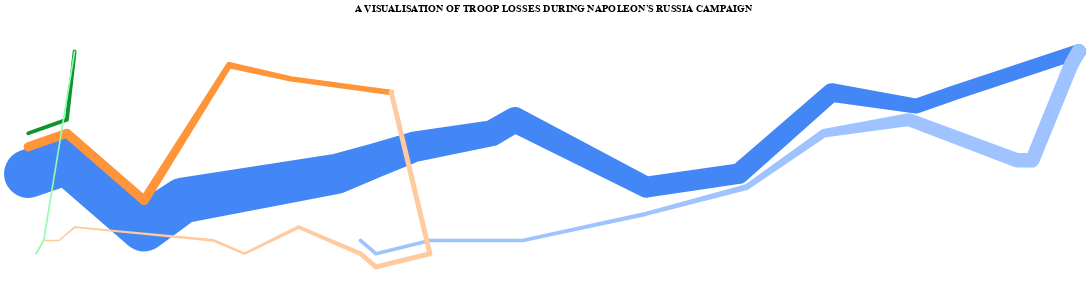

The notebook cell this image was saved under:
### Code cell
army_chart = div1_chart + div2_chart + div3_chart
army_chart

### Figure 1 — Vega-Lite specification as saved in the notebook (floating-point values rounded to 4 significant figures)
{"config": {"view": {"continuousWidth": 400, "continuousHeight": 300}}, "layer": [{"data": {"name": "data-0f0079365b977f2d9c02a859d88580f1"}, "mark": "trail", "encoding": {"color": {"value": "#4287f5"}, "detail": {"type": "quantitative", "field": "DIV"}, "latitude": {"field": "LATP", "type": "quantitative"}, "longitude": {"field": "LONP", "type": "quantitative"}, "size": {"type": "quantitative", "field": "SURV", "legend": null, "scale": {"range": [1, 60]}}, "tooltip": [{"type": "quantitative", "field": "DIV", "title": "Division"}, {"type": "quantitative", "field": "SURV", "title": "Survivors"}, {"type": "nominal", "field": "DIR", "title": "Direction"}, {"type": "quantitative", "field": "LONP", "title": "Longitude"}, {"type": "quantitative", "field": "LATP", "title": "Latitude"}]}, "height": 350, "title": "A VISUALISATION OF TROOP LOSSES DURING NAPOLEON’S RUSSIA CAMPAIGN", "width": 1300}, {"data": {"name": "data-be25f3f125547aee2cbfd3e5d807c71a"}, "mark": "trail", "encoding": {"color": {"value": "#9ec3ff"}, "detail": {"type": "quantitative", "field": "DIV"}, "latitude": {"field": "LATP", "type": "quantitative"}, "longitude": {"field": "LONP", "type": "quantitative"}, "size": {"type": "quantitative", "field": "SURV", "legend": null, "scale": {"range": [1, 60]}}, "tooltip": [{"type": "quantitative", "field": "DIV", "title": "Division"}, {"type": "quantitative", "field": "SURV", "title": "Survivors"}, {"type": "nominal", "field": "DIR", "title": "Direction"}, {"type": "quantitative", "field": "LONP", "title": "Longitude"}, {"type": "quantitative", "field": "LATP", "title": "Latitude"}]}, "height": 350, "title": "A VISUALISATION OF TROOP LOSSES DURING NAPOLEON’S RUSSIA CAMPAIGN", "width": 1300}, {"layer": [{"data": {"name": "data-199eac02c46db1311fbae3df525227f6"}, "mark": "trail", "encoding": {"color": {"value": "#ff9438"}, "detail": {"type": "quantitative", "field": "DIV"}, "latitude": {"field": "LATP", "type": "quantitative"}, "longitude": {"field": "LONP", "type": "quantitative"}, "size": {"type": "quantitative", "field": "SURV", "legend": null, "scale": {"range": [1, 60]}}, "tooltip": [{"type": "quantitative", "field": "DIV", "title": "Division"}, {"type": "quantitative", "field": "SURV", "title": "Survivors"}, {"type": "nominal", "field": "DIR", "title": "Direction"}, {"type": "quantitative", "field": "LONP", "title": "Longitude"}, {"type": "quantitative", "field": "LATP", "title": "Latitude"}]}, "height": 350, "title": "A VISUALISATION OF TROOP LOSSES DURING NAPOLEON’S RUSSIA CAMPAIGN", "width": 1300}, {"data": {"name": "data-0f3a90da2833a0677dcd4b2dd865d475"}, "mark": "trail", "encoding": {"color": {"value": "#ffcb9e"}, "detail": {"type": "quantitative", "field": "DIV"}, "latitude": {"field": "LATP", "type": "quantitative"}, "longitude": {"field": "LONP", "type": "quantitative"}, "size": {"type": "quantitative", "field": "SURV", "legend": null, "scale": {"range": [1, 60]}}, "tooltip": [{"type": "quantitative", "field": "DIV", "title": "Division"}, {"type": "quantitative", "field": "SURV", "title": "Survivors"}, {"type": "nominal", "field": "DIR", "title": "Direction"}, {"type": "quantitative", "field": "LONP", "title": "Longitude"}, {"type": "quantitative", "field": "LATP", "title": "Latitude"}]}, "height": 350, "title": "A VISUALISATION OF TROOP LOSSES DURING NAPOLEON’S RUSSIA CAMPAIGN", "width": 1300}]}, {"layer": [{"data": {"name": "data-ae55ba3c652a8b84865f6b3e8ca8b1f6"}, "mark": "trail", "encoding": {"color": {"value": "#0f9432"}, "detail": {"type": "quantitative", "field": "DIV"}, "latitude": {"field": "LATP", "type": "quantitative"}, "longitude": {"field": "LONP", "type": "quantitative"}, "size": {"type": "quantitative", "field": "SURV", "legend": null, "scale": {"range": [1, 60]}}, "tooltip": [{"type": "quantitative", "field": "DIV", "title": "Division"}, {"type": "quantitative", "field": "SURV", "title": "Survivors"}, {"type": "nominal", "field": "DIR", "title": "Direction"}, {"type": "quantitative", "field": "LONP", "title": "Longitude"}, {"type": "quantitative", "field": "LATP", "title": "Latitude"}]}, "height": 350, "title": "A VISUALISATION OF TROOP LOSSES DURING NAPOLEON’S RUSSIA CAMPAIGN", "width": 1300}, {"data": {"name": "data-b909b8e36c44e703f12595083cc00298"}, "mark": "trail", "encoding": {"color": {"value": "#92fcaf"}, "detail": {"type": "quantitative", "field": "DIV"}, "latitude": {"field": "LATP", "type": "quantitative"}, "longitude": {"field": "LONP", "type": "quantitative"}, "size": {"type": "quantitative", "field": "SURV", "legend": null, "scale": {"range": [1, 60]}}, "tooltip": [{"type": "quantitative", "field": "DIV", "title": "Division"}, {"type": "quantitative", "field": "SURV", "title": "Survivors"}, {"type": "nominal", "field": "DIR", "title": "Direction"}, {"type": "quantitative", "field": "LONP", "title": "Longitude"}, {"type": "quantitative", "field": "LATP", "title": "Latitude"}]}, "height": 350, "title": "A VISUALISATION OF TROOP LOSSES DURING NAPOLEON’S RUSSIA CAMPAIGN", "width": 1300}]}], "$schema": "https://vega.github.io/schema/vega-lite/v4.8.1.json", "datasets": {"data-0f0079365b977f2d9c02a859d88580f1": [{"LONP": 24.0, "LATP": 54.9, "SURV": 340000, "DIR": "A", "DIV": 1}, {"LONP": 24.5, "LATP": 55.0, "SURV": 340000, "DIR": "A", "DIV": 1}, {"LONP": 25.5, "LATP": 54.5, "SURV": 340000, "DIR": "A", "DIV": 1}, {"LONP": 26.0, "LATP": 54.7, "SURV": 320000, "DIR": "A", "DIV": 1}, {"LONP": 27.0, "LATP": 54.8, "SURV": 300000, "DIR": "A", "DIV": 1}, {"LONP": 28.0, "LATP": 54.9, "SURV": 280000, "DIR": "A", "DIV": 1}, {"LONP": 28.5, "LATP": 55.0, "SURV": 240000, "DIR": "A", "DIV": 1}, {"LONP": 29.0, "LATP": 55.1, "SURV": 210000, "DIR": "A", "DIV": 1}, {"LONP": 30.0, "LATP": 55.2, "SURV": 180000, "DIR": "A", "DIV": 1}, {"LONP": 30.3, "LATP": 55.3, "SURV": 175000, "DIR": "A", "DIV": 1}, {"LONP": 32.0, "LATP": 54.8, "SURV": 145000, "DIR": "A", "DIV": 1}, {"LONP": 33.2, "LATP": 54.9, "SURV": 140000, "DIR": "A", "DIV": 1}, {"LONP": 34.4, "LATP": 55.5, "SURV": 127100, "DIR": "A", "DIV": 1}, {"LONP": 35.5, "LATP": 55.4, "SURV": 100000, "DIR": "A", "DIV": 1}, {"LONP": 36.0, "LATP": 55.5, "SURV": 100000, "DIR": "A", "DIV": 1}, {"LONP": 37.6, "LATP": 55.8, "SURV": 100000, "DIR": "A", "DIV": 1}], "data-be25f3f125547aee2cbfd3e5d807c71a": [{"LONP": 37.6, "LATP": 55.8, "SURV": 100000, "DIR": "R", "DIV": 1}, {"LONP": 37.5, "LATP": 55.7, "SURV": 98000, "DIR": "R", "DIV": 1}, {"LONP": 37.0, "LATP": 55.0, "SURV": 97000, "DIR": "R", "DIV": 1}, {"LONP": 36.8, "LATP": 55.0, "SURV": 96000, "DIR": "R", "DIV": 1}, {"LONP": 35.4, "LATP": 55.3, "SURV": 87000, "DIR": "R", "DIV": 1}, {"LONP": 34.3, "LATP": 55.2, "SURV": 55000, "DIR": "R", "DIV": 1}, {"LONP": 33.3, "LATP": 54.8, "SURV": 37000, "DIR": "R", "DIV": 1}, {"LONP": 32.0, "LATP": 54.6, "SURV": 24000, "DIR": "R", "DIV": 1}, {"LONP": 30.4, "LATP": 54.4, "SURV": 20000, "DIR": "R", "DIV": 1}, {"LONP": 29.2, "LATP": 54.4, "SURV": 20000, "DIR": "R", "DIV": 1}, {"LONP": 28.5, "LATP": 54.3, "SURV": 20000, "DIR": "R", "DIV": 1}, {"LONP": 28.3, "LATP": 54.4, "SURV": 20000, "DIR": "R", "DIV": 1}], "data-199eac02c46db1311fbae3df525227f6": [{"LONP": 24.0, "LATP": 55.1, "SURV": 60000, "DIR": "A", "DIV": 2}, {"LONP": 24.5, "LATP": 55.2, "SURV": 60000, "DIR": "A", "DIV": 2}, {"LONP": 25.5, "LATP": 54.7, "SURV": 60000, "DIR": "A", "DIV": 2}, {"LONP": 26.6, "LATP": 55.7, "SURV": 40000, "DIR": "A", "DIV": 2}, {"LONP": 27.4, "LATP": 55.6, "SURV": 33000, "DIR": "A", "DIV": 2}, {"LONP": 28.7, "LATP": 55.5, "SURV": 33000, "DIR": "A", "DIV": 2}], "data-0f3a90da2833a0677dcd4b2dd865d475": [{"LONP": 28.7, "LATP": 55.5, "SURV": 30000, "DIR": "R", "DIV": 2}, {"LONP": 29.2, "LATP": 54.3, "SURV": 30000, "DIR": "R", "DIV": 2}, {"LONP": 28.5, "LATP": 54.2, "SURV": 30000, "DIR": "R", "DIV": 2}, {"LONP": 28.3, "LATP": 54.3, "SURV": 28000, "DIR": "R", "DIV": 2}, {"LONP": 27.5, "LATP": 54.5, "SURV": 20000, "DIR": "R", "DIV": 2}, {"LONP": 26.8, "LATP": 54.3, "SURV": 12000, "DIR": "R", "DIV": 2}, {"LONP": 26.4, "LATP": 54.4, "SURV": 14000, "DIR": "R", "DIV": 2}, {"LONP": 24.6, "LATP": 54.5, "SURV": 8000, "DIR": "R", "DIV": 2}, {"LONP": 24.4, "LATP": 54.4, "SURV": 4000, "DIR": "R", "DIV": 2}, {"LONP": 24.2, "LATP": 54.4, "SURV": 4000, "DIR": "R", "DIV": 2}, {"LONP": 24.1, "LATP": 54.3, "SURV": 4000, "DIR": "R", "DIV": 2}], "data-ae55ba3c652a8b84865f6b3e8ca8b1f6": [{"LONP": 24.0, "LATP": 55.2, "SURV": 22000, "DIR": "A", "DIV": 3}, {"LONP": 24.5, "LATP": 55.3, "SURV": 22000, "DIR": "A", "DIV": 3}, {"LONP": 24.6, "LATP": 55.8, "SURV": 22000, "DIR": "A", "DIV": 3}], "data-b909b8e36c44e703f12595083cc00298": [{"LONP": 24.6, "LATP": 55.8, "SURV": 6000, "DIR": "R", "DIV": 3}, {"LONP": 24.2, "LATP": 54.4, "SURV": 6000, "DIR": "R", "DIV": 3}, {"LONP": 24.1, "LATP": 54.3, "SURV": 6000, "DIR": "R", "DIV": 3}]}}
